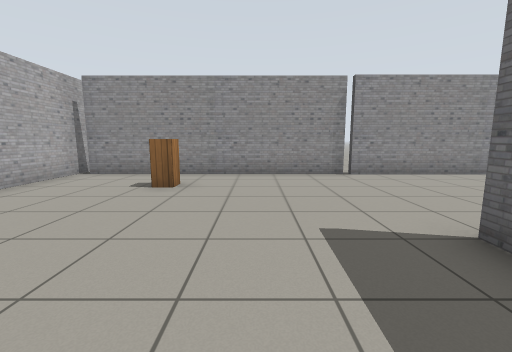
[1] (above)

16 first-person views from a walk through a Gazebo world. The camera is 1 m above the floor, tilts 8° down and sees 90° across. The lines on the ground mark 1 m squares. The floor is counted in squares, 1 m on a side. Each view is taken from the middle of a square. On the plan, view 1 faces up. The plan holds only what a view shows up to about 11 squares ahead; the rest is blank. Simple patterns stand in for the simulator's built-in surfaces.

[2]
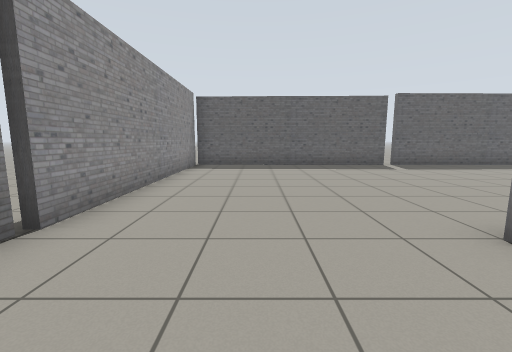

[3]
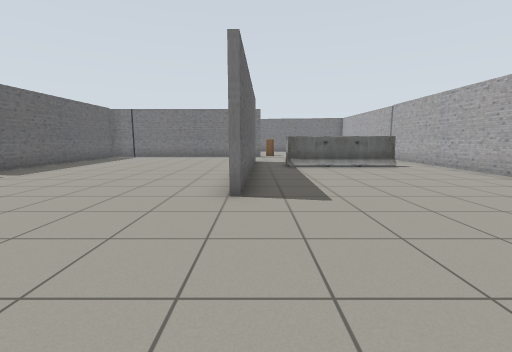

[4]
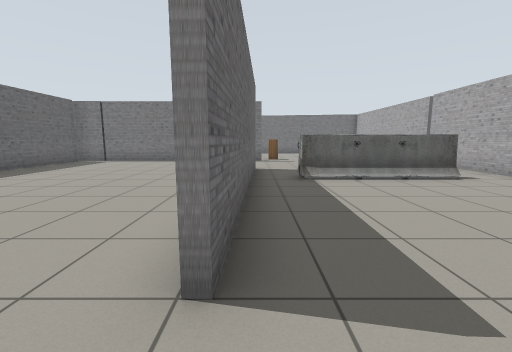

[5]
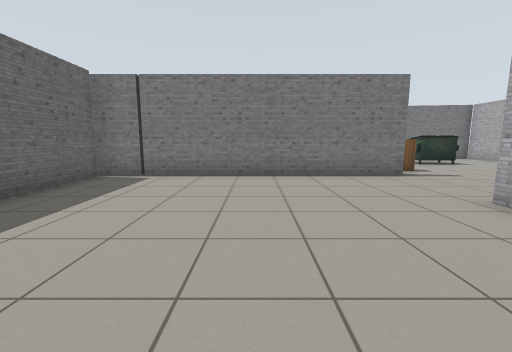

[6]
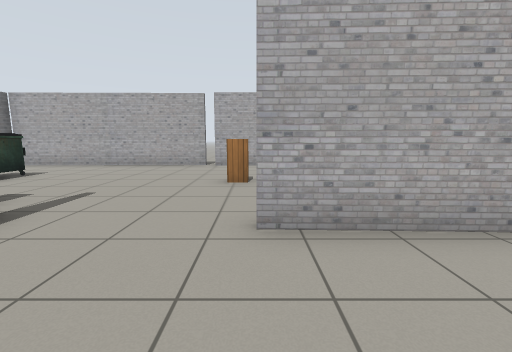

[7]
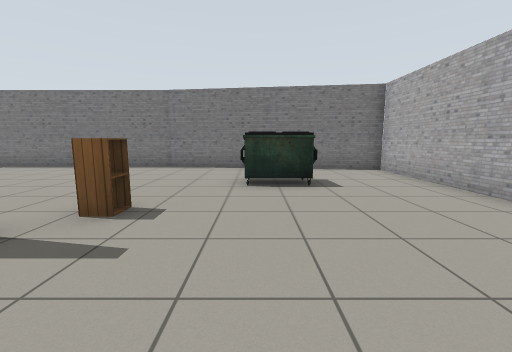

[8]
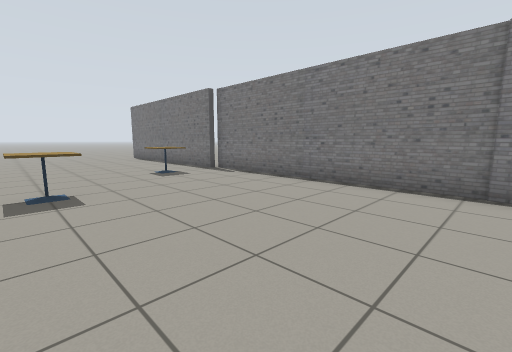

[9]
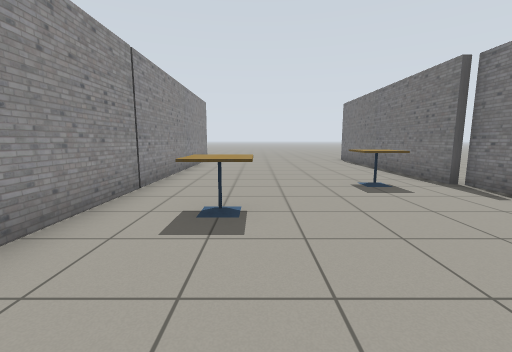

[10]
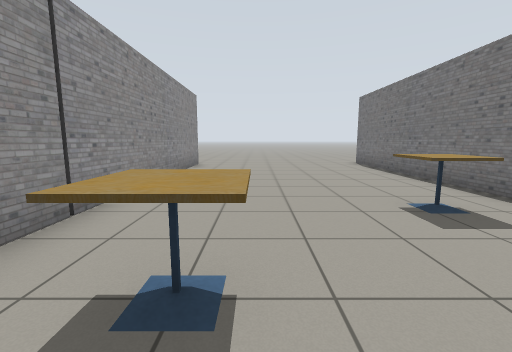

[11]
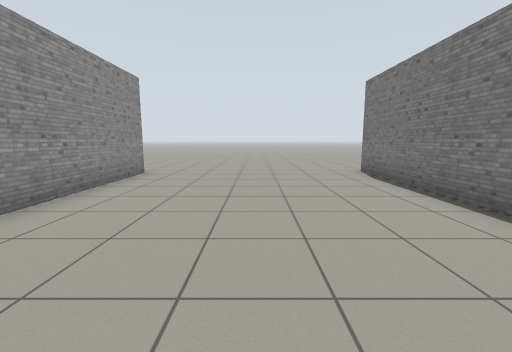

[12]
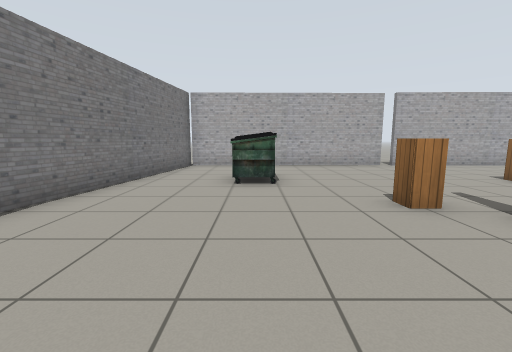

[13]
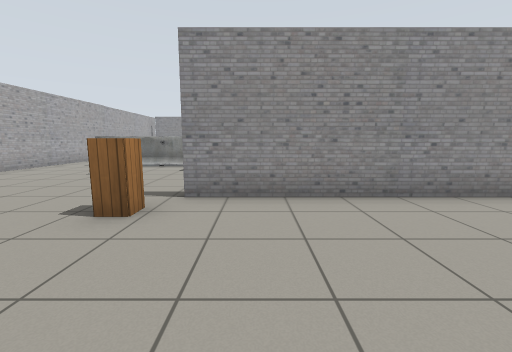

[14]
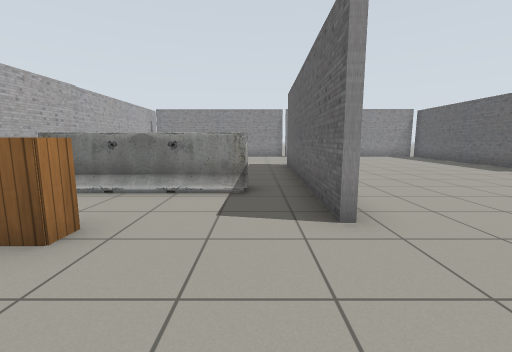

[15]
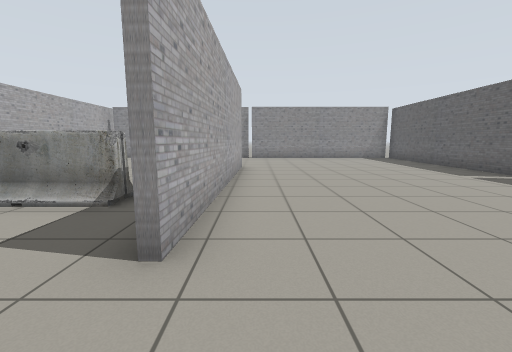

[16]
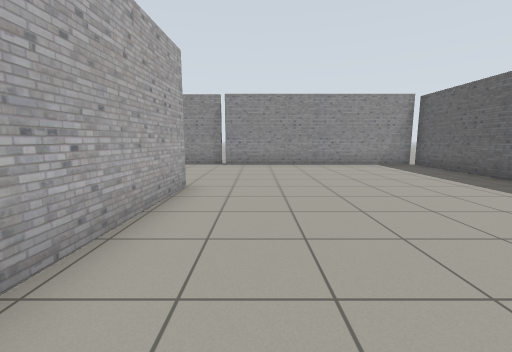

### Floor plan
Points are (right, up) in squares from view 1. A wall is a line through its corners. A room is listed if a view was taken in it or the views show most of it. See-through windows are left out.
Room 1 (views 1, 2, 3, 4, 5, 6, 7, 8, 9, 10, 11, 12, 13, 14, 15, 16)
walls: (2, -5.1) (2.3, 2.5); (1.6, -8.4) (10.6, -8.4); (10.4, -8.1) (10.3, -0.4); (2.5, 2.5) (2.2, -5.1); (10.3, -0.2) (10.5, 7.4) (2.8, 7.4); (-5.2, -7) (-5.2, -14.6) (2.3, -15.6); (-5, 1) (-5.1, -6.7); (2.1, -15.7) (9.8, -15.7); (9.6, -15.4) (17.2, -15.4); (2.6, 7.4) (-5, 7.4); (-5.4, 4.3) (-5.3, 1); (16.9, -8.6) (1.6, -8.6); (-5.4, 8.1) (-5.4, 5.1)
ways out: opening at (18, -15); gap at (-5, -7); gap at (10, 0)
objects: barrier (-3, -3) to (1, -3); dumpster (-2, -12) to (-1, -12); cabinet (-2, 6); cabinet (-1, -5); cabinet (1, -9); cafe table (7, -11) to (8, -10); cafe table (9, -14) to (10, -13)

Where each view was taken, in squares from view 1:
view 1: 0 up, 0 right, facing up
view 2: 5 up, 0 right, facing right
view 3: 7 up, 2 right, facing down
view 4: 4 up, 2 right, facing down
view 5: 1 down, 6 right, facing down
view 6: 5 down, 5 right, facing left
view 7: 6 down, 1 left, facing down
view 8: 10 down, 2 right, facing down-right
view 9: 11 down, 4 right, facing right
view 10: 11 down, 6 right, facing right
view 11: 12 down, 9 right, facing right
view 12: 12 down, 5 right, facing left
view 13: 13 down, 3 right, facing up
view 14: 8 down, 1 right, facing up
view 15: 7 down, 3 right, facing up
view 16: 3 down, 4 right, facing up
